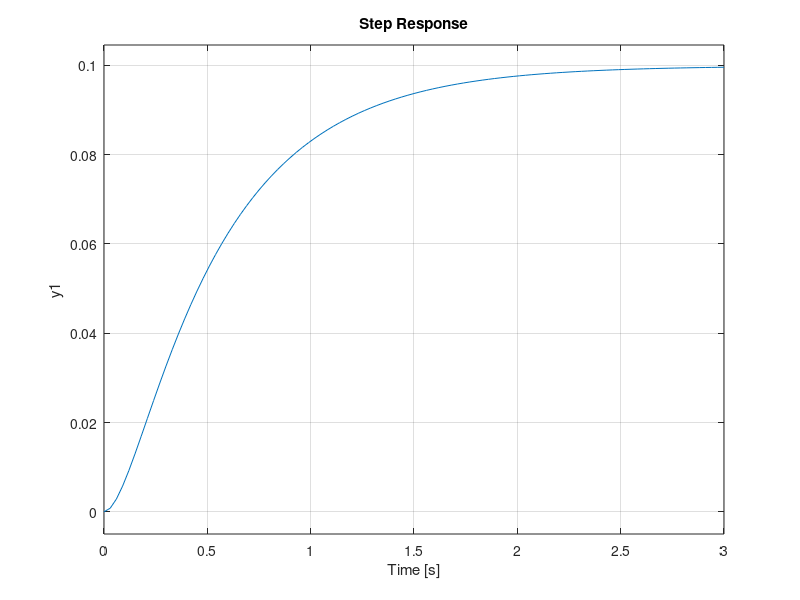
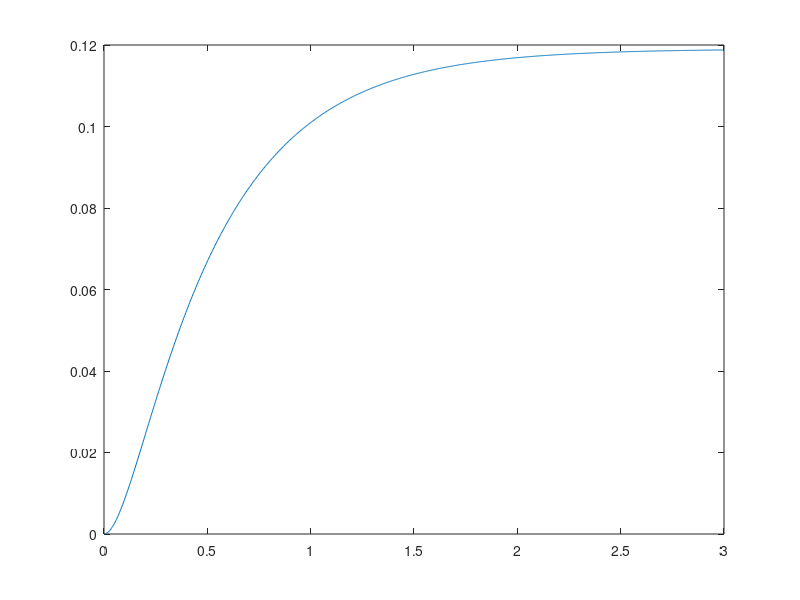

These figures' MATLAB source, in order:
% Octave
% Created April 10th 2025
% Author: Drew Currie
% Created as the final project for MSU EELE-592
% This project will work to model the current load
% on a DC motor through the change in the moment of 
% inertia. 

clear; close all; clc;
%Load required packages
pkg load control;

% Motor Constants

L = 0.5;   %H
R = 1;     %Ohm

J = 0.01;  %kg/m^2
B = 0.1    %Ns/m
Ke = 0.01; %V/rad/sec
Kt = 0.01; %Nm/Amp
K = Ke;    %Since kt = Ke only need one variable

% Motor Equations
A = [-B/J,K/J; -K/L, -R/L];
B = [0; 1/L];
% x = [x1;x2]
%x1 = theta_dot x2 = i
%d/dt(x) = Ax+Bv
C = [1 0];
%y = C*x
%Step motor just for reference comapred to lsode solution
motor = ss(A,B,C,0);
step(motor)
%Implement Model Reference Adapative System for Inertia

function px = g(x, t, gamma)
    k0 = 0.005; %Reference model gain
                %What the MRAS starts with as an estimate
    k = 0.01;   %Actual system gain. Real inertia of the motor

    % Motor Constants
    L = 0.5;   %H
    R = 1;     %Ohm

    J = 0.01;  %kg/m^2
    B = 0.1    %Ns/m
    Ke = 0.01; %V/rad/sec
    Kt = 0.01; %Nm/Amp
    K = Ke;    %Since kt = Ke only need one variable


    %x vector map:
    %x(1) = theta_dot
    %x(2) = current
    %x(3) = input voltage
    %Output vector
    px = zeros(3,1);

    %State 1, theta_dot
    px(1) = x(1)*(-B/J)+x(2)*(K/J);
    px(2) = x(1)*(-K/J)+x(2)*(-R/L)+x(3)*L;
    %Constant input voltage
    px(3) = px(3);
    %As derived from the state space model,
    % y = theta_dot -> y is speed control
endfunction;

%Simulation
t = linspace(0,3, 1000);
x0 = zeros(1,3);
%Set an input voltage to make the system do something
%This is the same as a step input at t=0
x0(3) = 5;
%MIT Rule gamma
gamma = 0.01;
x = lsode(@(x,t) g(x,t,gamma), x0, t);
figure()
plot(t,x(:,1))
pause(0.25);